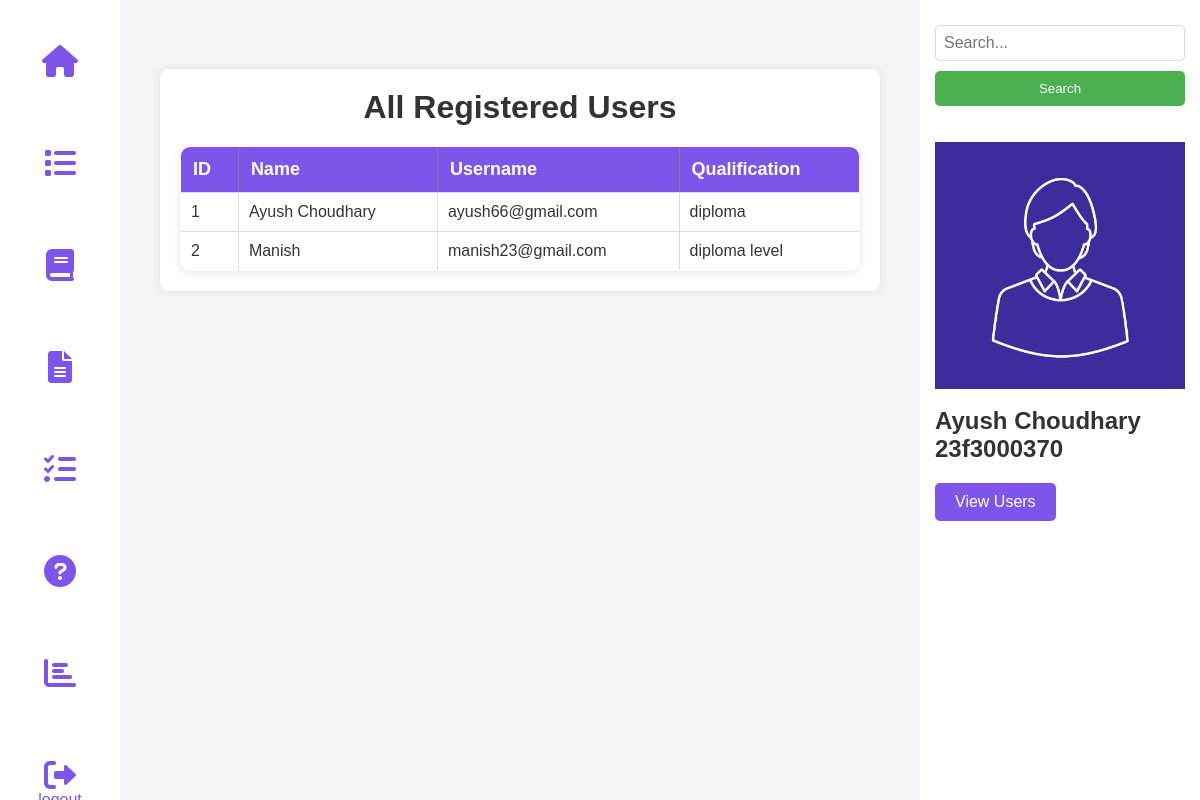
The page /view_users (signed in) on the database as committed earlier.
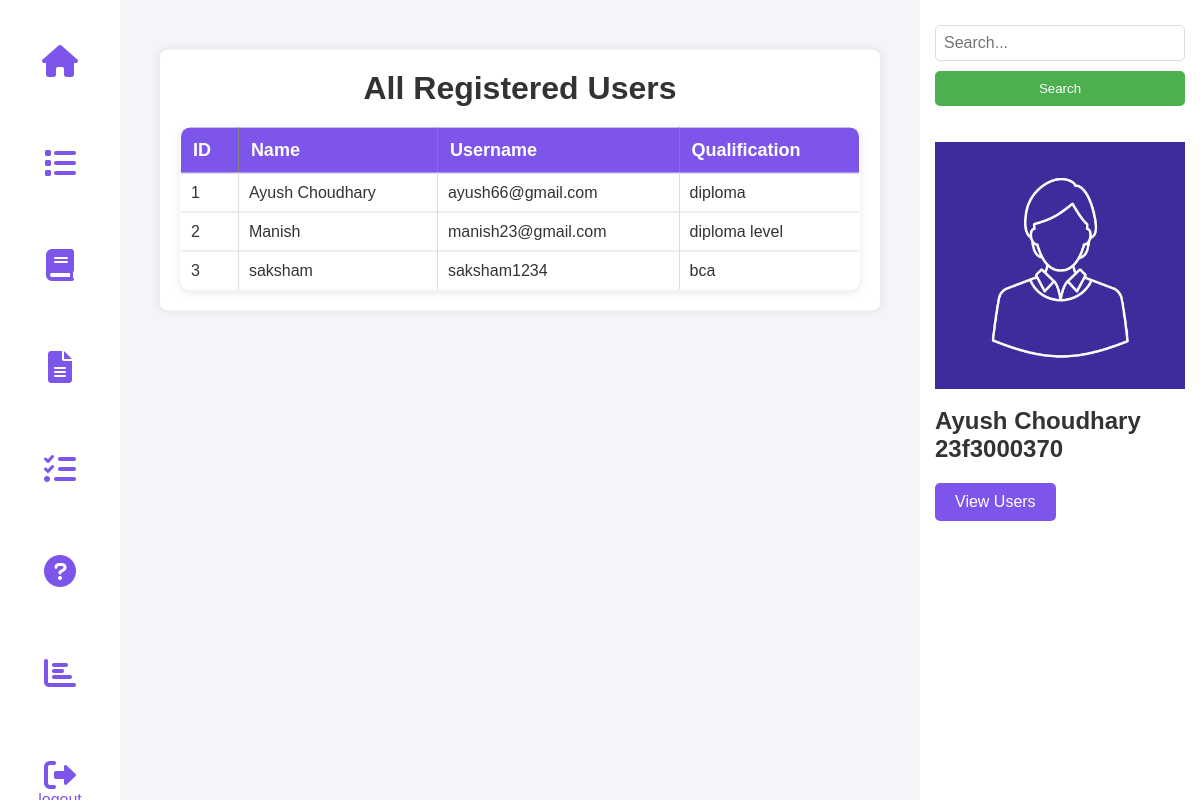
The same page on the database as committed later.
### tables this page shows
CREATE TABLE USERS (
        id INTEGER PRIMARY KEY AUTOINCREMENT,
        username TEXT UNIQUE NOT NULL,
        password TEXT NOT NULL,
        full_name TEXT NOT NULL,
        qualification TEXT,
        dob TEXT
    );

### controllers/admin.py (the view)
@admin_bp.route('/view_users')
def view_users():
    if 'admin' not in session:
        return redirect(url_for('auth.admin_login'))
    conn = get_db_connection()
    cursor = conn.cursor()
    cursor.execute("SELECT id, full_name, username, qualification FROM USERS")
    users = cursor.fetchall()
    conn.close()
    return render_template('admin/view_users.html', users=users)

### models/setup_db.py (called while the page is built)
def get_db_connection():
    try:
        conn = sqlite3.connect(DB_PATH)
        conn.execute("PRAGMA foreign_keys = ON;")
        return conn
    except sqlite3.Error as e:
        print(f"❌ Database connection failed: {e}")
        return None

### templates/admin/view_users.html (shortened to what this page needs)
<!DOCTYPE html>
<html lang="en">
<head>
    <link rel="stylesheet" href="https://cdnjs.cloudflare.com/ajax/libs/font-awesome/6.0.0/css/all.min.css">
    <link rel="stylesheet" href="{{ url_for('static', filename='admin.css') }}">
</head>
<body>
    <nav class="nav">
        <div class="nav-left">
            <a href="{{ url_for('admin.admin_dashboard') }}"><button class="nav-button"><i
                        class="fas fa-home fa-2x"></i></button></a>
            <a href="{{ url_for('admin.view_quiz') }}"><button class="nav-button"><i
                        class="fas fa-list fa-2x"></i></button></a>
            <a href="{{ url_for('admin.add_subject') }}"><button class="nav-button"><i
                        class="fas fa-book fa-2x"></i></button></a>
            <a href="{{ url_for('admin.add_chapter') }}"><button class="nav-button"><i
                        class="fas fa-file-alt fa-2x"></i></button></a>
            <a href="{{ url_for('admin.add_quiz') }}"><button class="nav-button"><i
                        class="fas fa-tasks fa-2x"></i></button></a>
            <a href="{{ url_for('admin.add_question') }}"><button class="nav-button"><i
                        class="fas fa-question-circle fa-2x"></i></button></a>
            <a href="{{ url_for('admin.admin_summary') }}"><button class="nav-button"><i
                        class="fas fa-chart-bar fa-2x"></i></button></a>
            <a href="{{ url_for('auth.logout') }}"><button class="nav-button"><i
                        class="fas fa-sign-out-alt fa-2x"></i>logout</button></a>
        </div>
    </nav>
    <nav class="nav2">
        <div class="nav-right">
            <form method="GET" action="{{ url_for('admin.search_admin') }}">
                <input type="text" name="query" class="search-bar" placeholder="Search...">
                <button type="submit" class="search-button">Search</button>
            </form>
            <br><br>
            <img src="{{ url_for('static', filename='profile.png') }}" alt="Admin Profile" class="profile">
            <br>
            <h1>Ayush Choudhary</h1>
            <h2>23f3000370</h2>
            <a href="{{ url_for('admin.view_users') }}"><button class="back-button">View Users</button></a>
        </div>
    </nav>
    <div class="container3">
        <h1>All Registered Users</h1>
        <table border="1">
            <thead>
                <tr>
                    <th>ID</th>
                    <th>Name</th>
                    <th>Username</th>
                    <th>Qualification</th>
                </tr>
            </thead>
            <tbody>
                {% for user in users %}
                <tr>
                    <td>{{ user[0] }}</td>
                    <td>{{ user[1] }}</td>
                    <td>{{ user[2] }}</td>
                    <td>{{ user[3] }}</td>
                </tr>
                {% else %}
                <tr>
                    <td colspan="4">No users found</td>
                </tr>
                {% endfor %}
            </tbody>
        </table>
    </div>
</body>
</html>

Rows that differ between the two databases and show on the page:
added USERS: id "3", full_name "saksham", username "saksham1234", qualification "bca"
